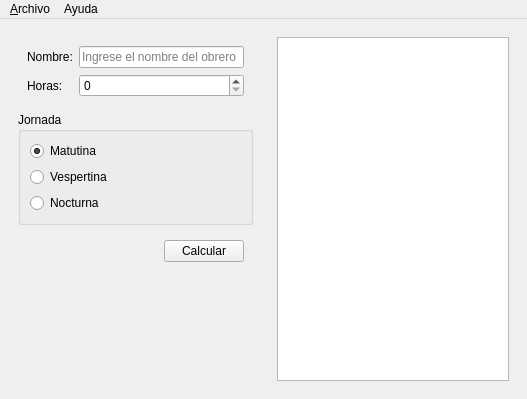
<?xml version="1.0" encoding="UTF-8"?>
<ui version="4.0">
 <class>Principal</class>
 <widget class="QMainWindow" name="Principal">
  <property name="geometry">
   <rect>
    <x>0</x>
    <y>0</y>
    <width>527</width>
    <height>399</height>
   </rect>
  </property>
  <property name="windowTitle">
   <string>Principal</string>
  </property>
  <widget class="QWidget" name="centralwidget">
   <layout class="QHBoxLayout" name="horizontalLayout_2">
    <item>
     <widget class="QWidget" name="widget_3" native="true">
      <property name="minimumSize">
       <size>
        <width>250</width>
        <height>0</height>
       </size>
      </property>
      <property name="maximumSize">
       <size>
        <width>500</width>
        <height>16777215</height>
       </size>
      </property>
      <layout class="QVBoxLayout" name="verticalLayout_3">
       <item>
        <widget class="QWidget" name="widget_2" native="true">
         <layout class="QFormLayout" name="formLayout">
          <item row="0" column="1">
           <widget class="QLineEdit" name="inNombre">
            <property name="placeholderText">
             <string>Ingrese el nombre del obrero</string>
            </property>
           </widget>
          </item>
          <item row="1" column="0">
           <widget class="QLabel" name="label_2">
            <property name="text">
             <string>Horas:</string>
            </property>
           </widget>
          </item>
          <item row="1" column="1">
           <widget class="QSpinBox" name="inHoras">
            <property name="maximum">
             <number>48</number>
            </property>
           </widget>
          </item>
          <item row="0" column="0">
           <widget class="QLabel" name="label">
            <property name="text">
             <string>Nombre:</string>
            </property>
           </widget>
          </item>
         </layout>
        </widget>
       </item>
       <item>
        <widget class="QGroupBox" name="groupBox">
         <property name="title">
          <string>Jornada</string>
         </property>
         <layout class="QVBoxLayout" name="verticalLayout_2">
          <item>
           <widget class="QRadioButton" name="inMatutino">
            <property name="text">
             <string>Matutina</string>
            </property>
            <property name="checked">
             <bool>true</bool>
            </property>
           </widget>
          </item>
          <item>
           <widget class="QRadioButton" name="inVespertina">
            <property name="text">
             <string>Vespertina</string>
            </property>
           </widget>
          </item>
          <item>
           <widget class="QRadioButton" name="inNocturna">
            <property name="text">
             <string>Nocturna</string>
            </property>
           </widget>
          </item>
         </layout>
        </widget>
       </item>
       <item>
        <widget class="QWidget" name="widget_4" native="true">
         <layout class="QHBoxLayout" name="horizontalLayout">
          <item>
           <spacer name="horizontalSpacer">
            <property name="orientation">
             <enum>Qt::Horizontal</enum>
            </property>
            <property name="sizeHint" stdset="0">
             <size>
              <width>145</width>
              <height>20</height>
             </size>
            </property>
           </spacer>
          </item>
          <item>
           <widget class="QPushButton" name="cmdCalcular">
            <property name="text">
             <string>Calcular</string>
            </property>
           </widget>
          </item>
         </layout>
        </widget>
       </item>
       <item>
        <spacer name="verticalSpacer">
         <property name="orientation">
          <enum>Qt::Vertical</enum>
         </property>
         <property name="sizeHint" stdset="0">
          <size>
           <width>20</width>
           <height>40</height>
          </size>
         </property>
        </spacer>
       </item>
      </layout>
     </widget>
    </item>
    <item>
     <widget class="QWidget" name="widget" native="true">
      <property name="minimumSize">
       <size>
        <width>250</width>
        <height>0</height>
       </size>
      </property>
      <property name="maximumSize">
       <size>
        <width>250</width>
        <height>16777215</height>
       </size>
      </property>
      <layout class="QVBoxLayout" name="verticalLayout">
       <item>
        <widget class="QPlainTextEdit" name="outResultado">
         <property name="readOnly">
          <bool>true</bool>
         </property>
        </widget>
       </item>
      </layout>
     </widget>
    </item>
   </layout>
  </widget>
  <widget class="QMenuBar" name="menuBar">
   <property name="geometry">
    <rect>
     <x>0</x>
     <y>0</y>
     <width>527</width>
     <height>21</height>
    </rect>
   </property>
   <widget class="QMenu" name="menuArchivo">
    <property name="title">
     <string>&amp;Archivo</string>
    </property>
    <addaction name="actionNuevo"/>
    <addaction name="actionAbrir"/>
    <addaction name="actionGuardar"/>
    <addaction name="actionCalcular"/>
    <addaction name="actionSalir"/>
   </widget>
   <widget class="QMenu" name="menuAyuda">
    <property name="title">
     <string>Ayuda</string>
    </property>
    <addaction name="actionAcerca_de"/>
   </widget>
   <addaction name="menuArchivo"/>
   <addaction name="menuAyuda"/>
  </widget>
  <action name="actionNuevo">
   <property name="text">
    <string>&amp;Nuevo</string>
   </property>
   <property name="shortcut">
    <string>Ctrl+N</string>
   </property>
  </action>
  <action name="actionAbrir">
   <property name="text">
    <string>A&amp;brir</string>
   </property>
   <property name="shortcut">
    <string>Ctrl+O</string>
   </property>
  </action>
  <action name="actionGuardar">
   <property name="text">
    <string>&amp;Guardar</string>
   </property>
   <property name="shortcut">
    <string>Ctrl+S</string>
   </property>
  </action>
  <action name="actionSalir">
   <property name="text">
    <string>&amp;Salir</string>
   </property>
   <property name="shortcut">
    <string>Ctrl+Q</string>
   </property>
  </action>
  <action name="actionAcerca_de">
   <property name="text">
    <string>A&amp;cerca de </string>
   </property>
  </action>
  <action name="actionCalcular">
   <property name="text">
    <string>&amp;Calcular</string>
   </property>
   <property name="shortcut">
    <string>F1</string>
   </property>
  </action>
 </widget>
 <resources/>
 <connections/>
</ui>
